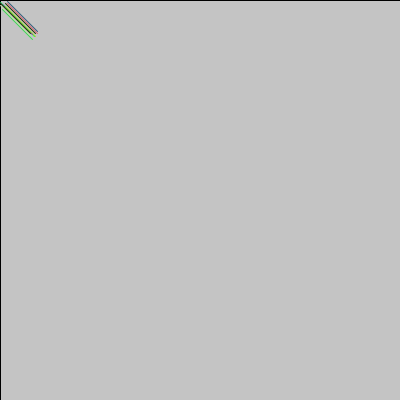
Frame 1 (no input)
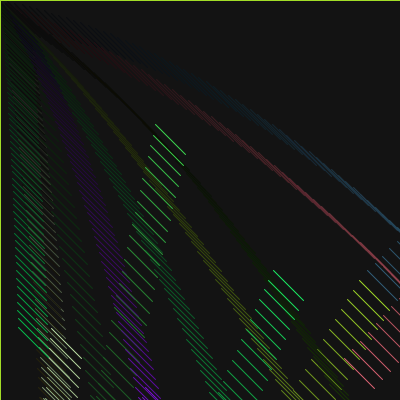
Frame 60 (the mouse pressed at the canvas centre just before this capture)
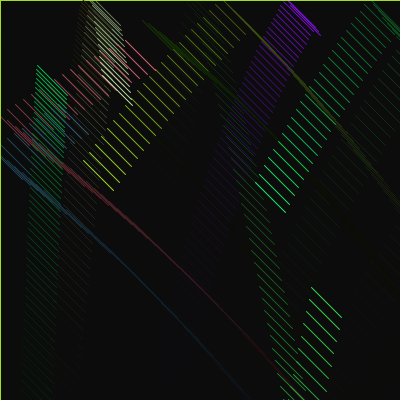
Frame 120 (the mouse held since frame 60 and released just before this capture)

The Processing sketch that drew these frames (run headless with seeded random() and noise(); from frame 60 on, the mouse is pressed at the canvas centre):

// Processing sketch: bouncing_lines
// ── bouncing_lines.pde
PVector location;
PVector velocity;
Ball[] balls = new Ball[10];

void setup(){
  size(400,400);
  
  for(int i = 0; i < balls.length; i++){
    balls[i] = new Ball(random(0.1,5), 0, 0);
  }
}

void draw(){
  //background(255);
  fill(0, 10);
  rect(0,0,width,height);
  
  for(int i = 0; i < balls.length; i++){
    float mass = balls[i].mass;
    PVector gravity = new PVector(0, 0.1*mass);
    balls[i].applyForces(gravity);
    
    balls[i].checkEdges();
    balls[i].update();
    balls[i].display();
  }
}

class Ball{
  PVector location;
  PVector velocity;
  PVector acceleration;
  color c;
  float mass;
  
  Ball(float m, float x, float y){
    mass = m;
    location = new PVector(x,y);
    velocity = new PVector(random(0, 10), random(0,10));
    acceleration = new PVector(0, 0);
    c = color(random(0,255), random(0,255), random(0,255));
  }
  
  void applyForces(PVector force){
    PVector f = PVector.div(force, mass);
    acceleration.add(f);
  }
  
  void update(){
    velocity.add(acceleration);
    location.add(velocity);
    acceleration.mult(0);
  }
  
  void display(){
    noFill();
    stroke(c);
    
    //ellipse(location.x, location.y, 30, 30);
    line(location.x, location.y, location.x + 30, location.y + 30);
  } 
  
  void checkEdges(){
    if(location.x < 0){
      velocity.x *= -1;
    } else if(location.x > width){
      velocity.x *= -1;
    }
    
    if(location.y > height){
      velocity.y *= -1;
    } else if(location.y < 0){
      velocity.y *= -1;
    } 
  }
}
